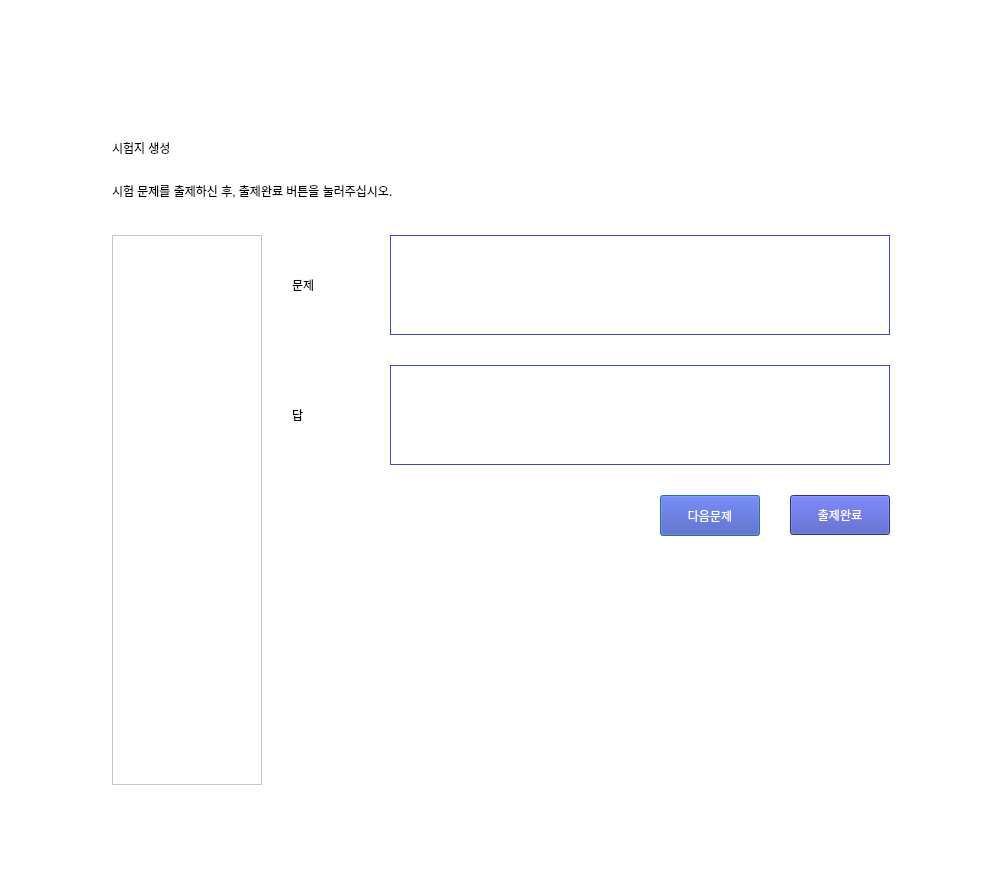
<?xml version="1.0" encoding="UTF-8"?>
<ui version="4.0">
 <class>Dialog</class>
 <widget class="QDialog" name="Dialog">
  <property name="geometry">
   <rect>
    <x>0</x>
    <y>0</y>
    <width>1002</width>
    <height>885</height>
   </rect>
  </property>
  <property name="sizePolicy">
   <sizepolicy hsizetype="Fixed" vsizetype="Fixed">
    <horstretch>0</horstretch>
    <verstretch>0</verstretch>
   </sizepolicy>
  </property>
  <property name="windowTitle">
   <string>Dialog</string>
  </property>
  <property name="windowIcon">
   <iconset>
    <normaloff>image/logo.png</normaloff>image/logo.png</iconset>
  </property>
  <property name="styleSheet">
   <string notr="true">background-color: rgb(255, 255, 255);</string>
  </property>
  <layout class="QGridLayout" name="gridLayout_2">
   <property name="verticalSpacing">
    <number>25</number>
   </property>
   <item row="2" column="2">
    <spacer name="horizontalSpacer_3">
     <property name="orientation">
      <enum>Qt::Horizontal</enum>
     </property>
     <property name="sizeHint" stdset="0">
      <size>
       <width>90</width>
       <height>20</height>
      </size>
     </property>
    </spacer>
   </item>
   <item row="0" column="1">
    <spacer name="verticalSpacer_2">
     <property name="orientation">
      <enum>Qt::Vertical</enum>
     </property>
     <property name="sizeHint" stdset="0">
      <size>
       <width>20</width>
       <height>49</height>
      </size>
     </property>
    </spacer>
   </item>
   <item row="2" column="0">
    <spacer name="horizontalSpacer_2">
     <property name="orientation">
      <enum>Qt::Horizontal</enum>
     </property>
     <property name="sizeHint" stdset="0">
      <size>
       <width>90</width>
       <height>20</height>
      </size>
     </property>
    </spacer>
   </item>
   <item row="3" column="1">
    <spacer name="verticalSpacer_3">
     <property name="orientation">
      <enum>Qt::Vertical</enum>
     </property>
     <property name="sizeHint" stdset="0">
      <size>
       <width>20</width>
       <height>48</height>
      </size>
     </property>
    </spacer>
   </item>
   <item row="1" column="1">
    <layout class="QVBoxLayout" name="verticalLayout">
     <property name="spacing">
      <number>25</number>
     </property>
     <property name="bottomMargin">
      <number>10</number>
     </property>
     <item>
      <widget class="QLabel" name="label_pic">
       <property name="text">
        <string/>
       </property>
      </widget>
     </item>
     <item>
      <widget class="QLabel" name="label_5">
       <property name="styleSheet">
        <string notr="true">
font: 57 18pt &quot;에스코어 드림 5 Medium&quot;;</string>
       </property>
       <property name="text">
        <string>시험지 생성</string>
       </property>
      </widget>
     </item>
     <item>
      <widget class="QLabel" name="label_3">
       <property name="text">
        <string>시험 문제를 출제하신 후, 출제완료 버튼을 눌러주십시오.</string>
       </property>
      </widget>
     </item>
    </layout>
   </item>
   <item row="2" column="1">
    <layout class="QGridLayout" name="gridLayout">
     <property name="spacing">
      <number>30</number>
     </property>
     <item row="0" column="0" rowspan="4">
      <widget class="QScrollArea" name="preview">
       <property name="sizePolicy">
        <sizepolicy hsizetype="Fixed" vsizetype="Fixed">
         <horstretch>0</horstretch>
         <verstretch>0</verstretch>
        </sizepolicy>
       </property>
       <property name="minimumSize">
        <size>
         <width>150</width>
         <height>550</height>
        </size>
       </property>
       <property name="widgetResizable">
        <bool>true</bool>
       </property>
       <widget class="QWidget" name="scrollAreaWidgetContents">
        <property name="geometry">
         <rect>
          <x>0</x>
          <y>0</y>
          <width>16</width>
          <height>16</height>
         </rect>
        </property>
        <property name="sizePolicy">
         <sizepolicy hsizetype="Fixed" vsizetype="Fixed">
          <horstretch>0</horstretch>
          <verstretch>0</verstretch>
         </sizepolicy>
        </property>
        <widget class="QListWidget" name="listWidget">
         <property name="geometry">
          <rect>
           <x>0</x>
           <y>0</y>
           <width>150</width>
           <height>550</height>
          </rect>
         </property>
         <property name="sizePolicy">
          <sizepolicy hsizetype="Fixed" vsizetype="Fixed">
           <horstretch>0</horstretch>
           <verstretch>0</verstretch>
          </sizepolicy>
         </property>
         <property name="minimumSize">
          <size>
           <width>150</width>
           <height>550</height>
          </size>
         </property>
         <property name="styleSheet">
          <string notr="true"/>
         </property>
        </widget>
       </widget>
      </widget>
     </item>
     <item row="0" column="1">
      <widget class="QLabel" name="label">
       <property name="styleSheet">
        <string notr="true">font: 57 10pt &quot;에스코어 드림 5 Medium&quot;;</string>
       </property>
       <property name="text">
        <string>문제</string>
       </property>
      </widget>
     </item>
     <item row="0" column="2" colspan="3">
      <widget class="QLineEdit" name="question_Edit">
       <property name="sizePolicy">
        <sizepolicy hsizetype="Fixed" vsizetype="Fixed">
         <horstretch>0</horstretch>
         <verstretch>0</verstretch>
        </sizepolicy>
       </property>
       <property name="minimumSize">
        <size>
         <width>500</width>
         <height>100</height>
        </size>
       </property>
       <property name="styleSheet">
        <string notr="true">border-color: rgb(62, 74, 184);
border-style: solid;
border-width: 1px;</string>
       </property>
       <property name="text">
        <string/>
       </property>
      </widget>
     </item>
     <item row="1" column="1">
      <widget class="QLabel" name="label_2">
       <property name="styleSheet">
        <string notr="true">font: 57 10pt &quot;에스코어 드림 5 Medium&quot;;</string>
       </property>
       <property name="text">
        <string>답</string>
       </property>
      </widget>
     </item>
     <item row="1" column="2" colspan="3">
      <widget class="QLineEdit" name="answer_Edit">
       <property name="sizePolicy">
        <sizepolicy hsizetype="Fixed" vsizetype="Fixed">
         <horstretch>0</horstretch>
         <verstretch>0</verstretch>
        </sizepolicy>
       </property>
       <property name="minimumSize">
        <size>
         <width>500</width>
         <height>100</height>
        </size>
       </property>
       <property name="styleSheet">
        <string notr="true">border-color: rgb(62, 74, 184);
border-style: solid;
border-width: 1px;</string>
       </property>
      </widget>
     </item>
     <item row="2" column="1" colspan="2">
      <spacer name="horizontalSpacer">
       <property name="orientation">
        <enum>Qt::Horizontal</enum>
       </property>
       <property name="sizeHint" stdset="0">
        <size>
         <width>338</width>
         <height>20</height>
        </size>
       </property>
      </spacer>
     </item>
     <item row="2" column="3">
      <widget class="QPushButton" name="next_btn">
       <property name="sizePolicy">
        <sizepolicy hsizetype="Fixed" vsizetype="Fixed">
         <horstretch>0</horstretch>
         <verstretch>0</verstretch>
        </sizepolicy>
       </property>
       <property name="minimumSize">
        <size>
         <width>100</width>
         <height>41</height>
        </size>
       </property>
       <property name="styleSheet">
        <string notr="true">background-color: rgb(62, 74, 184);

font: 57 10pt &quot;에스코어 드림 5 Medium&quot;;
color: rgb(255, 255, 255);</string>
       </property>
       <property name="text">
        <string>다음문제</string>
       </property>
      </widget>
     </item>
     <item row="2" column="4">
      <widget class="QPushButton" name="done_btn">
       <property name="sizePolicy">
        <sizepolicy hsizetype="Fixed" vsizetype="Fixed">
         <horstretch>0</horstretch>
         <verstretch>0</verstretch>
        </sizepolicy>
       </property>
       <property name="minimumSize">
        <size>
         <width>100</width>
         <height>40</height>
        </size>
       </property>
       <property name="styleSheet">
        <string notr="true">background-color: rgb(62, 74, 184);

font: 57 10pt &quot;에스코어 드림 5 Medium&quot;;
color: rgb(255, 255, 255);</string>
       </property>
       <property name="text">
        <string>출제완료</string>
       </property>
      </widget>
     </item>
     <item row="3" column="3">
      <spacer name="verticalSpacer">
       <property name="orientation">
        <enum>Qt::Vertical</enum>
       </property>
       <property name="sizeHint" stdset="0">
        <size>
         <width>20</width>
         <height>138</height>
        </size>
       </property>
      </spacer>
     </item>
    </layout>
   </item>
  </layout>
 </widget>
 <resources/>
 <connections/>
</ui>
